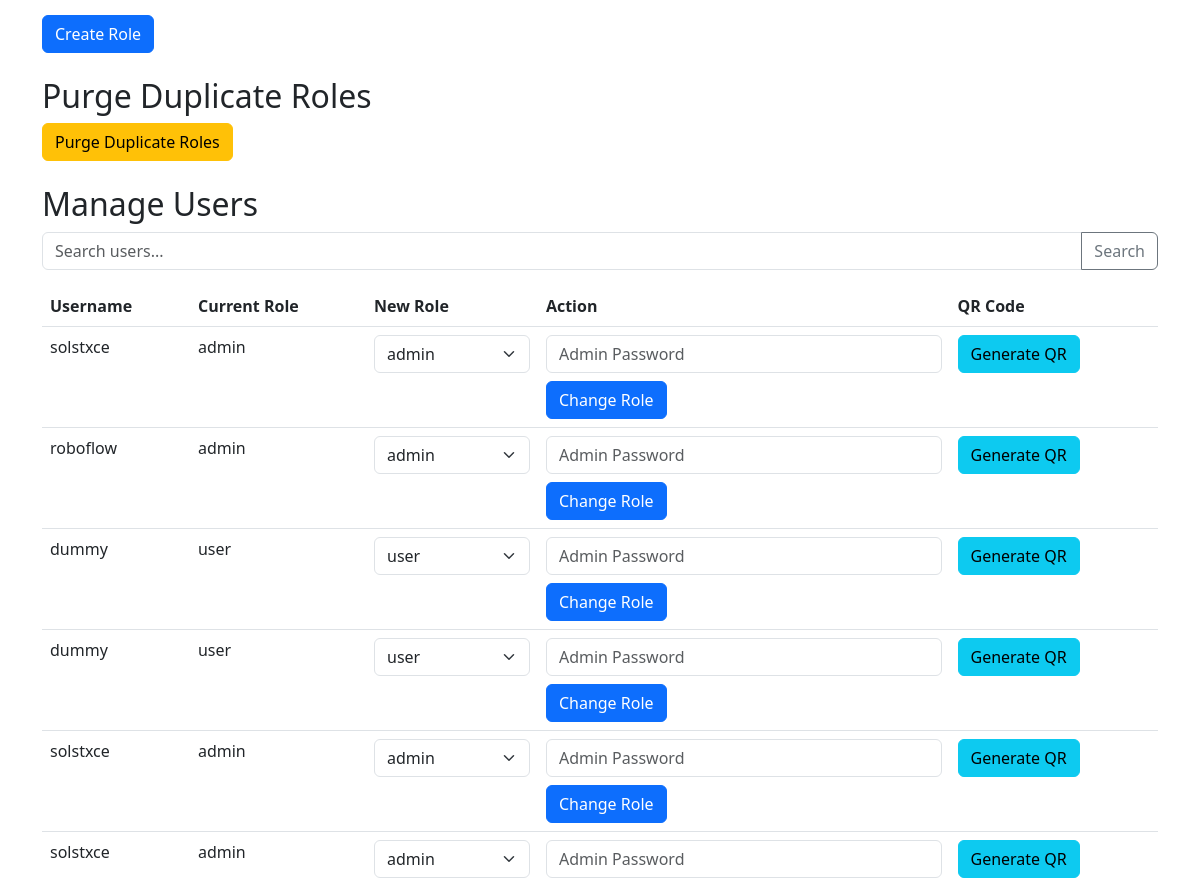
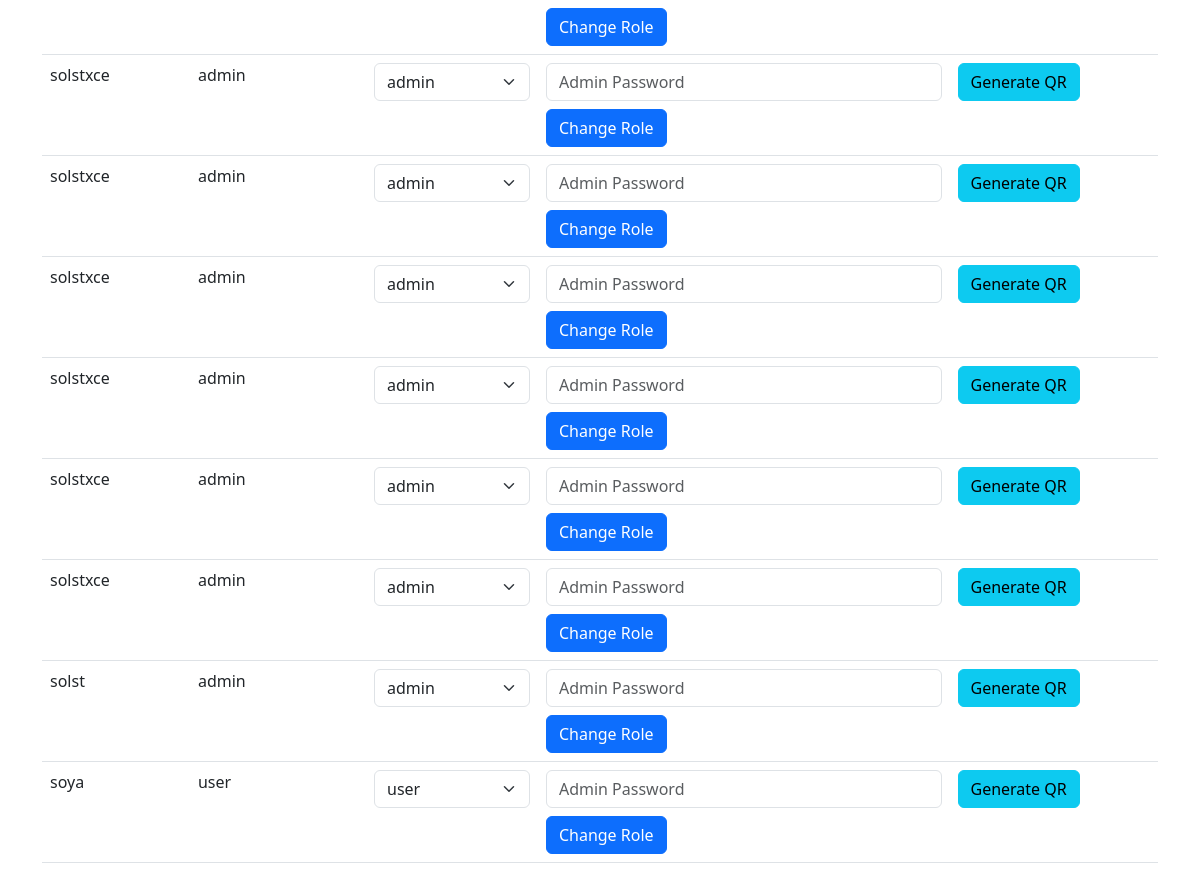
Page /admin (signed in, lower part) on the earlier database version (2 pictures, top to bottom).
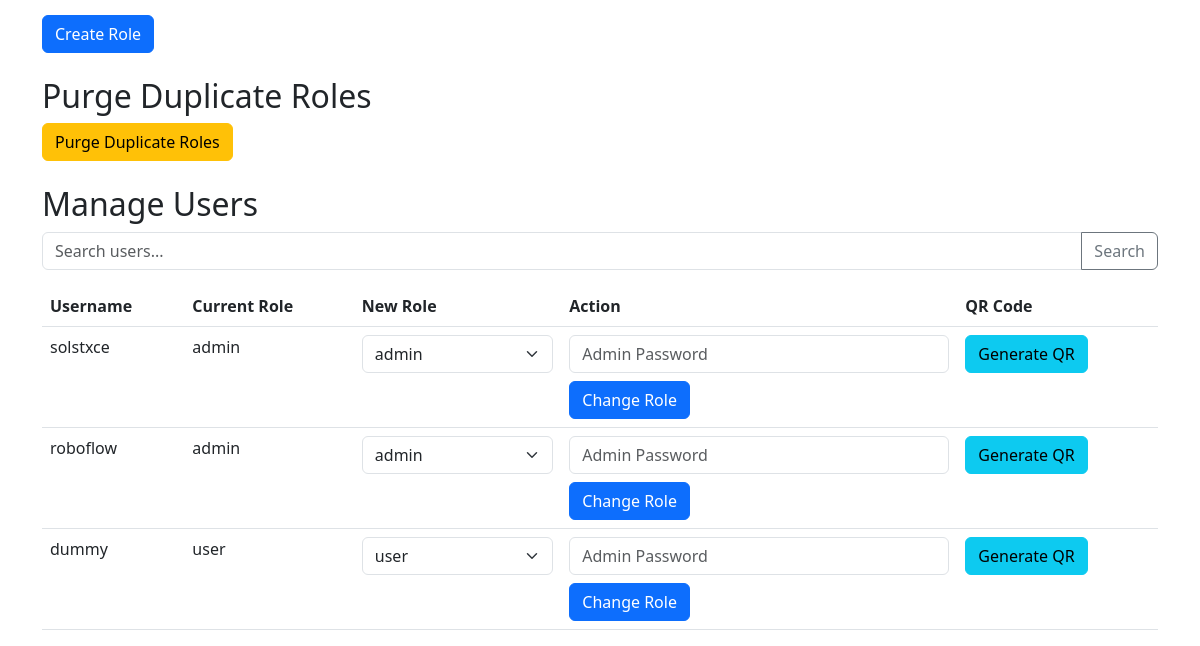
Same page on the later database version.
### tables this page shows
CREATE TABLE users (id INTEGER PRIMARY KEY, username TEXT, password TEXT, role TEXT, totp_secret TEXT);

CREATE TABLE roles (id INTEGER PRIMARY KEY, name TEXT);

### app.py (the view, shortened to what this page needs)
@app.route('/admin', methods=['GET', 'POST'])
@login_required
@role_required('admin')
def admin():
    db = get_db()
    search_query = request.args.get('search', '')
    if search_query:
        users = db.execute('SELECT id, username, role FROM users WHERE username LIKE ?', ('%' + search_query + '%',)).fetchall()
    else:
        users = db.execute('SELECT id, username, role FROM users').fetchall()
    roles = db.execute('SELECT name FROM roles').fetchall()
    return render_template('admin.html', users=users, roles=roles, search_query=search_query)

### app.py (called while the page is built)
def login_required(f):
    @wraps(f)
    def decorated_function(*args, **kwargs):
        if 'user_id' not in session:
            return redirect(url_for('login'))
        return f(*args, **kwargs)
    return decorated_function

def role_required(role):
    def decorator(f):
        @wraps(f)
        def decorated_function(*args, **kwargs):
            if 'role' not in session or session['role'] != role:
                flash('You do not have permission to access this page.', 'error')
                return redirect(url_for('index'))
            return f(*args, **kwargs)
        return decorated_function
    return decorator

def get_db():
    db = sqlite3.connect('rbac.db')
    db.row_factory = sqlite3.Row
    return db

### templates/admin.html (shortened to what this page needs)
{% extends "base.html" %}
{% block content %}
<form id="create-role-form" class="mb-4">
    <button type="button" class="btn btn-primary" onclick="showConfirmModal('create_role')">Create Role</button>
</form>
<h2 class="mt-4">Purge Duplicate Roles</h2>
<button type="button" class="btn btn-warning" onclick="showConfirmModal('purge_roles')">Purge Duplicate Roles</button>
<h2 class="mt-4">Manage Users</h2>
<form method="get" action="{{ url_for('admin') }}" class="mb-3">
    <div class="input-group">
        <input type="text" name="search" value="{{ search_query }}" placeholder="Search users..." class="form-control">
        <button class="btn btn-outline-secondary" type="submit">Search</button>
    </div>
</form>
<table class="table">
    <thead>
        <tr>
            <th>Username</th>
            <th>Current Role</th>
            <th>New Role</th>
            <th>Action</th>
            <th>QR Code</th>
        </tr>
    </thead>
    <tbody>
        {% for user in users %}
        <tr>
            <td>{{ user.username }}</td>
            <td>{{ user.role }}</td>
            <td>
                <form method="post" action="{{ url_for('change_role') }}" class="d-inline">
                    <select name="new_role" class="form-select">
                        {% for role in roles %}
                        <option value="{{ role.name }}" {% if role.name==user.role %}selected{% endif %}>{{ role.name }}
                        </option>
                        {% endfor %}
                    </select>
            </td>
            <td>
                <input type="password" name="admin_password" placeholder="Admin Password" required class="form-control">
                <button class="btn btn-primary mt-2" type="submit">Change Role</button>
            </td>
            <td>
                <button class="btn btn-info" onclick="generateQRCode('{{ user.username }}')">Generate QR</button>
            </td>
        </tr>
        {% endfor %}
    </tbody>
</table>
{% endblock %}

### templates/base.html (shortened to what this page needs)
<!DOCTYPE html>
<html lang="en">
<head>
    <link href="https://cdn.jsdelivr.net/npm/bootstrap@5.3.0/dist/css/bootstrap.min.css" rel="stylesheet">
</head>
<body>
    <main class="container">
        {% block content %}{% endblock %}
    </main>
</body>
</html>

### templates/base.html (style rules this page uses)
body { padding-top: 5rem; }

Differences in the rows shown:
removed users: username "dummy", role "user", new_role "user"
removed users: username "solstxce", role "admin", new_role "admin"
removed users: username "solstxce", role "admin", new_role "admin"
removed users: username "solstxce", role "admin", new_role "admin"
removed users: username "solstxce", role "admin", new_role "admin"
removed users: username "solstxce", role "admin", new_role "admin"
removed users: username "solstxce", role "admin", new_role "admin"
removed users: username "solstxce", role "admin", new_role "admin"
removed users: username "solstxce", role "admin", new_role "admin"
removed users: username "solst", role "admin", new_role "admin"
removed users: username "soya", role "user", new_role "user"
